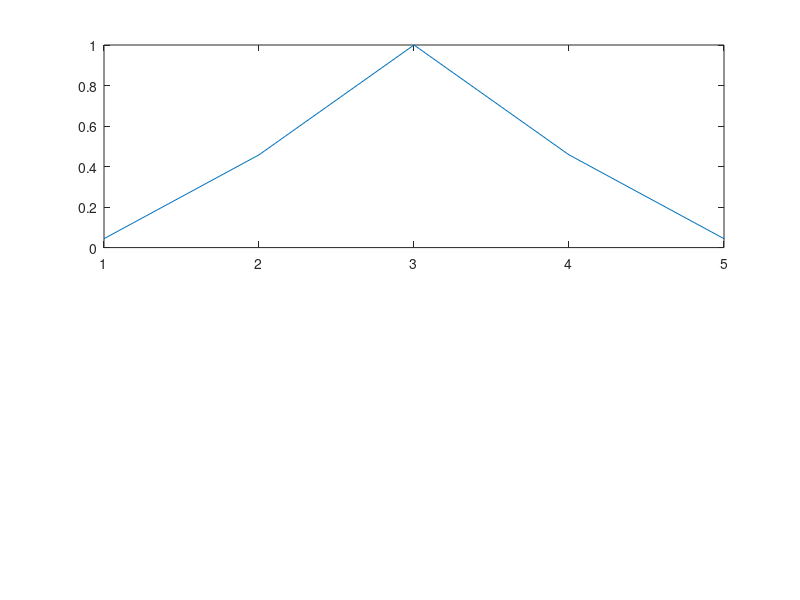

The MATLAB script that drew this image: (Note: this script raises an error after producing the figure.)
function [fwhm_samples, fwhm_seconds] = fwhm()
%This function computes the full width at half max of a gaussian window.
%The user inputs the window size of the Gaussian window. Useful for
%figuring out smoothing. Also use frequency of sampling to compute time
%scale in seconds rather than samples. Written 7/25/2014 DJC

win = input('Input width of gaussian window ');
fs = input('Input frequency of sampling ');
gauss = gausswin(win);

%save unmodified gauss for plotting
gauss_plot = gauss;
t = [1:length(gauss_plot)];
t_fs = t/fs;

%calculate half_max value 
half_max = max(gauss)/2;

%compute value and index of point closest to half maximum value of gaussian
[value1, index1] = min(abs(gauss-half_max)); 

%eliminate value at first half max point in order to find the second.
gauss(index1) = [];
[value2, index2] = min(abs(gauss-half_max));

%adjust for removing one value from array when searching for the second
%index
index2 = index2+1;

fwhm_samples = (index2-index1);

fwhm_seconds = fwhm_samples/fs;

% plot the gaussian window function and vertical lines at each of the
% indices

figure
hold on

subplot(2,1,1)
plot(t,gauss_plot);
vline(index1);
vline(index2);

subplot(2,1,2)
plot(t_fs,gauss_plot);
vline(index1/fs);
vline(index2/fs);

end
